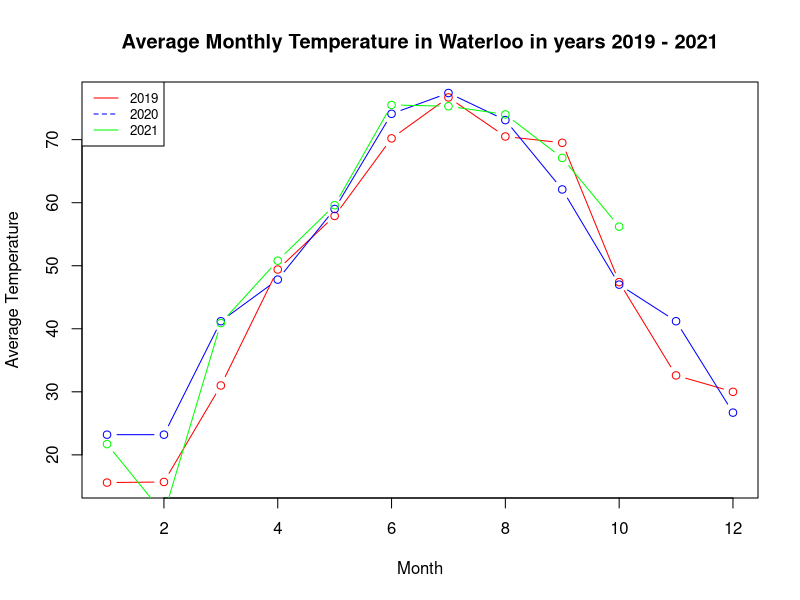
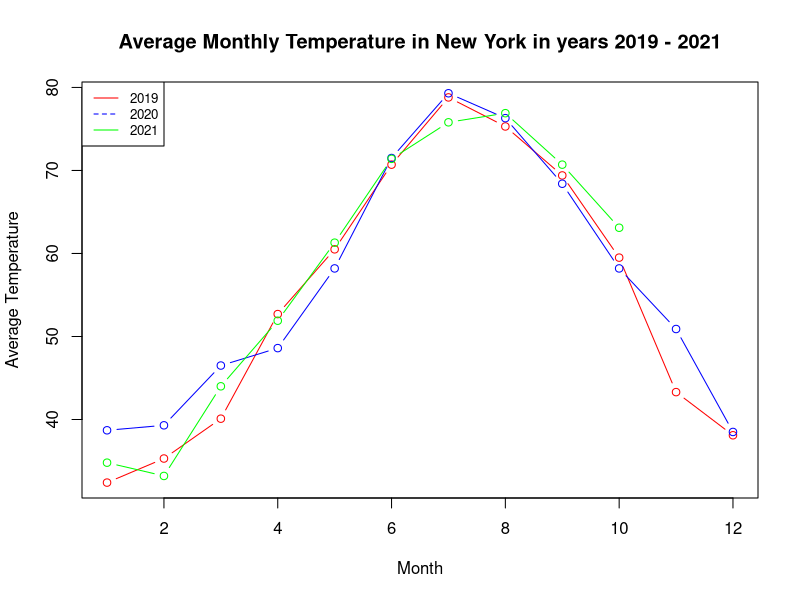
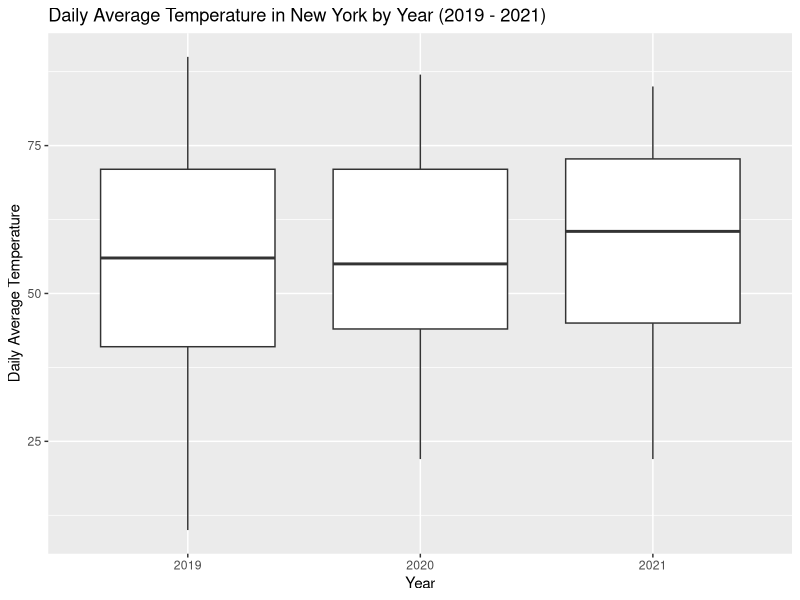
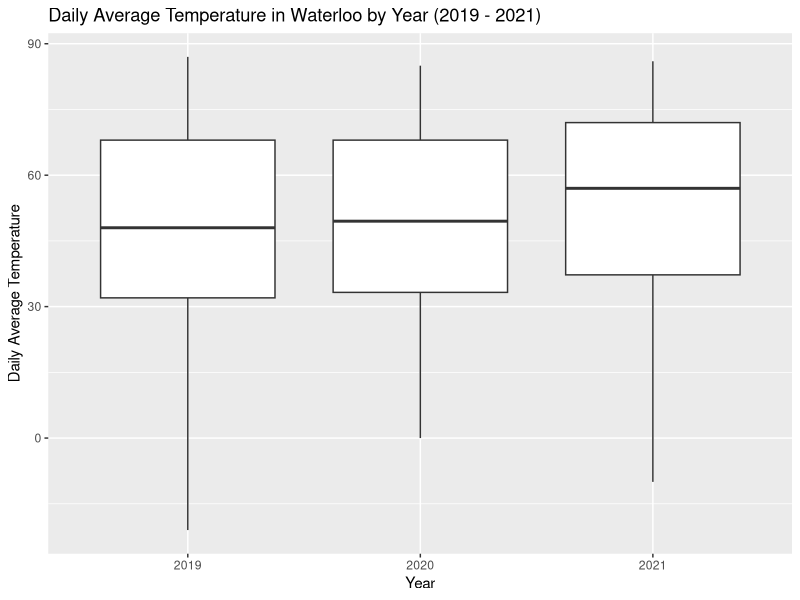

R code for these plots, in order:
## ---- chunk 1
knitr::opts_chunk$set(echo = TRUE)
library(ggplot2)
library(RColorBrewer)
## ---- chunk 2
# Load our cleaned data sets
waterloo_clean <- read.csv('./datasets/Waterloo_Municipal_IowaClean.csv')
nyc_clean <- read.csv('./datasets/JFK_International_NewYorkClean.csv')
## ---- chunk 3
data_w<-split(waterloo_clean, waterloo_clean$Year)

waterloo_pre<-data_w$`2019`
waterloo_during<-data_w$`2020`
waterloo_post<-data_w$`2021`

w_pre_monthly<-waterloo_pre[!is.na(waterloo_pre$MonthlyMeanTemperature),]
w_d_monthly<-waterloo_during[!is.na(waterloo_during$MonthlyMeanTemperature),]
w_post_monthly<-waterloo_post[!is.na(waterloo_post$MonthlyMeanTemperature),]

# For New York:
data_nyc<-split(nyc_clean, nyc_clean$Year)

nyc_pre<-data_nyc$`2019`
nyc_during<-data_nyc$`2020`
nyc_post<-data_nyc$`2021`

nyc_pre_monthly<- nyc_pre[!is.na(nyc_pre$MonthlyMeanTemperature),]
nyc_d_monthly<- nyc_during[!is.na(nyc_during$MonthlyMeanTemperature),]
nyc_post_monthly<- nyc_post[!is.na(nyc_post$MonthlyMeanTemperature),]
## ---- chunk 4
w_summary<-round(cbind(summary(w_pre_monthly$MonthlyMeanTemperature), summary(w_d_monthly$MonthlyMeanTemperature), summary(w_post_monthly$MonthlyMeanTemperature)), 2)
colnames(w_summary)=c("2019", "2020", "2021")
## ---- chunk 5
w_summary
## ---- chunk 6
# For New York:
nyc_summary<-round(cbind(summary(nyc_pre_monthly$MonthlyMeanTemperature), summary(nyc_d_monthly$MonthlyMeanTemperature), summary(nyc_post_monthly$MonthlyMeanTemperature)), 2)
colnames(nyc_summary)=c("2019", "2020", "2021")
## ---- chunk 7
nyc_summary
## ---- chunk 8
# Waterloo
plot(w_pre_monthly$Month, w_pre_monthly$MonthlyMeanTemperature, type = "b", col= "red", xlab = "Month", ylab = "Average Temperature", main = "Average Monthly Temperature in Waterloo in years 2019 - 2021")

lines(w_d_monthly$Month, w_d_monthly$MonthlyMeanTemperature, type = "b", col = "blue")
lines(w_post_monthly$Month, w_post_monthly$MonthlyMeanTemperature, type = "b", col = "green")
legend("topleft", legend = c(2019, 2020, 2021), col = c("red", "blue", "green"), lty = 1:2, cex = 0.8)

# New York City
plot(nyc_pre_monthly$Month, nyc_pre_monthly$MonthlyMeanTemperature, type = "b", col= "red", xlab = "Month", ylab = "Average Temperature", main = "Average Monthly Temperature in New York in years 2019 - 2021")

lines(nyc_d_monthly$Month, nyc_d_monthly$MonthlyMeanTemperature, type = "b", col = "blue")
lines(nyc_post_monthly$Month, nyc_post_monthly$MonthlyMeanTemperature, type = "b", col = "green")
legend("topleft", legend = c(2019, 2020, 2021), col = c("red", "blue", "green"), lty = 1:2, cex = 0.8)
## ---- chunk 9
t_w1<-t.test(w_pre_monthly$MonthlyMeanTemperature,w_d_monthly$MonthlyMeanTemperature)
t_w2<-t.test(w_pre_monthly$MonthlyMeanTemperature,w_post_monthly$MonthlyMeanTemperature)
t_w3<-t.test(w_d_monthly$MonthlyMeanTemperature,w_post_monthly$MonthlyMeanTemperature)
## ---- chunk 10
t_w1
## ---- chunk 11
t_w2
## ---- chunk 12
t_w3
## ---- chunk 13
#For New York, we have:
t_ny1<-t.test(nyc_pre_monthly$MonthlyMeanTemperature,nyc_d_monthly$MonthlyMeanTemperature)
t_ny2<-t.test(nyc_pre_monthly$MonthlyMeanTemperature,nyc_post_monthly$MonthlyMeanTemperature)
t_ny3<-t.test(nyc_d_monthly$MonthlyMeanTemperature,nyc_post_monthly$MonthlyMeanTemperature)
## ---- chunk 14
t_ny1
## ---- chunk 15
t_ny2
## ---- chunk 16
t_ny3
## ---- chunk 17
nyc_clean$Year<-as.factor(nyc_clean$Year)
## ---- chunk 18
ggplot(data = nyc_clean, aes(y = DailyAverageDryBulbTemperature, x = Year), fill = "class") + 
geom_boxplot()+
xlab("Year")+
ylab("Daily Average Temperature")+
ggtitle("Daily Average Temperature in New York by Year (2019 - 2021)")
## ---- chunk 19
tapply(nyc_clean$DailyAverageDryBulbTemperature, nyc_clean$Year, function(x) format(summary(x)))
## ---- chunk 20
tt_ny1<-t.test(nyc_pre$DailyAverageDryBulbTemperature, nyc_during$DailyAverageDryBulbTemperature)
tt_ny2<-t.test(nyc_pre$DailyAverageDryBulbTemperature, nyc_post$DailyAverageDryBulbTemperature)
tt_ny3<-t.test(nyc_during$DailyAverageDryBulbTemperature, nyc_post$DailyAverageDryBulbTemperature)
## ---- chunk 21
tt_ny1
## ---- chunk 22
tt_ny2
## ---- chunk 23
tt_ny2_new<-t.test(nyc_post$DailyAverageDryBulbTemperature, nyc_pre$DailyAverageDryBulbTemperature, alternative = "greater")
tt_ny2_new
## ---- chunk 24
tt_ny3
## ---- chunk 25
waterloo_clean$Year<-as.factor(waterloo_clean$Year)
## ---- chunk 26
ggplot(data = waterloo_clean, aes(y = DailyAverageDryBulbTemperature, x = Year), fill = "class") + 
geom_boxplot()+
xlab("Year")+
ylab("Daily Average Temperature")+
ggtitle("Daily Average Temperature in Waterloo by Year (2019 - 2021)")

## ---- chunk 27
tapply(waterloo_clean$DailyAverageDryBulbTemperature, waterloo_clean$Year, function(x) format(summary(x)))
## ---- chunk 28
tt_w1<-t.test(waterloo_pre$DailyAverageDryBulbTemperature, waterloo_during$DailyAverageDryBulbTemperature)
tt_w2<-t.test(waterloo_pre$DailyAverageDryBulbTemperature, waterloo_post$DailyAverageDryBulbTemperature)
tt_w3<-t.test(waterloo_during$DailyAverageDryBulbTemperature, waterloo_post$DailyAverageDryBulbTemperature)
## ---- chunk 29
tt_w1
## ---- chunk 30
tt_w2
## ---- chunk 31
tt_w2_new<-t.test(waterloo_post$DailyAverageDryBulbTemperature, waterloo_pre$DailyAverageDryBulbTemperature, alternative = "greater")
tt_w2_new
## ---- chunk 32
tt_w3
## ---- chunk 33
tt_w3_new<-t.test(waterloo_post$DailyAverageDryBulbTemperature, waterloo_during$DailyAverageDryBulbTemperature, alternative = "greater")
tt_w3_new
